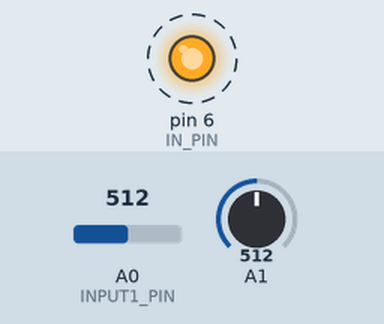
The sketch below on a simulated Arduino Uno, built with avr-gcc and run on an emulated ATmega328P. Shown: output pins drawn as LEDs (lit = HIGH). Dashed ring = blinking. Inputs (shaded band) come from the test bench; at power-on: A0 (INPUT1_PIN) = 512, A1 = 512. What the sketch prints to the serial monitor is not drawn.

Above: at 0.5 s.
Timing chart, 0 to 4.6 s (numbered marks = the images above):
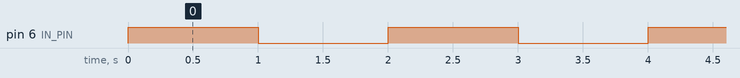

The sketch:

NOT.ino
```cpp
/*

  ResistorTransistorLogic/NOT
  Test the basic resistor-transistor logic NOT gate (inverter)

  For info and circuit diagrams see https://github.com/tardate/LittleArduinoProjects/tree/main/Electronics101/ResistorTransistorLogic/NOT

 */

#define IN_PIN 6

#include <FlexiTimer2.h>       // use timer for sampling to get even time base for data

#define TRACE_COUNT   2        // 1,2,..6 - the number of values to sample from analog inputs A0,1,..5 respectively
#define INPUT1_PIN   A0        // the first analog input.

#define SAMPLING_FREQUENCY 10  // milliseconds

void setup() {
  pinMode(IN_PIN, OUTPUT);

  Serial.begin(115200);                 // initialize serial communications (to match that used by PlotNValues.pde)
  FlexiTimer2::set(SAMPLING_FREQUENCY, sample);   // set sampling procedure on timer interrupt
  FlexiTimer2::start();
}

void loop() {
  static boolean output = HIGH;

  digitalWrite(IN_PIN, output);
  delay(1000);

  output = !output;
}

/*
  Command: read the current values and send to the serial port.
  This sends raw values (0-1023) because that is what PlotNValues processing script expects.
 */
void sample() {
  String result = "";
  for(int i=0; i < TRACE_COUNT; i++) {
    if(i>0) result += ",";
    result += analogRead(INPUT1_PIN + i);
  }
  Serial.println(result);
}
```

Measured:
- by itself, pin 6 (IN_PIN): alternates HIGH for 1.0 s and LOW for 1.0 s
